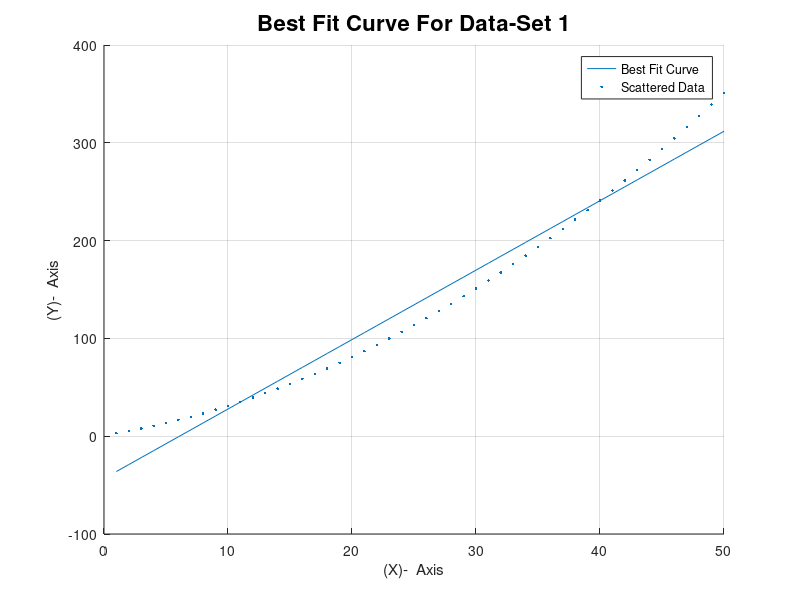
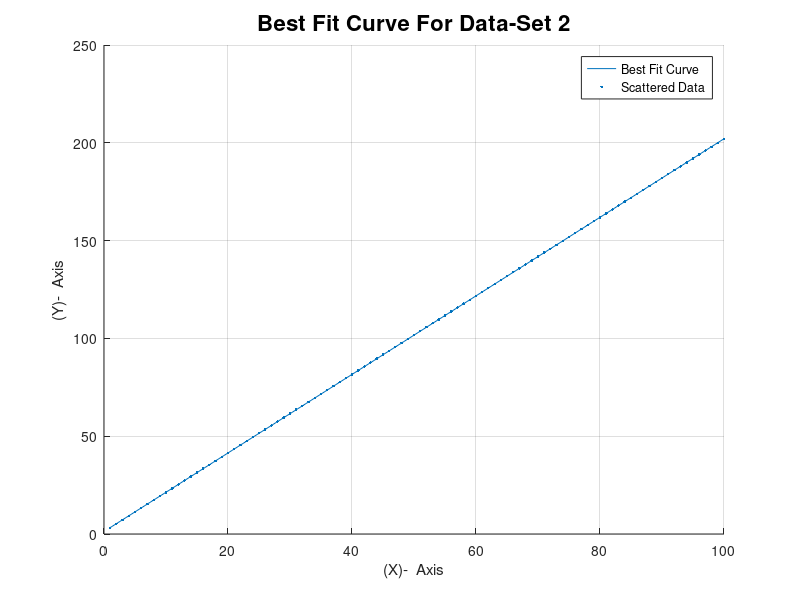
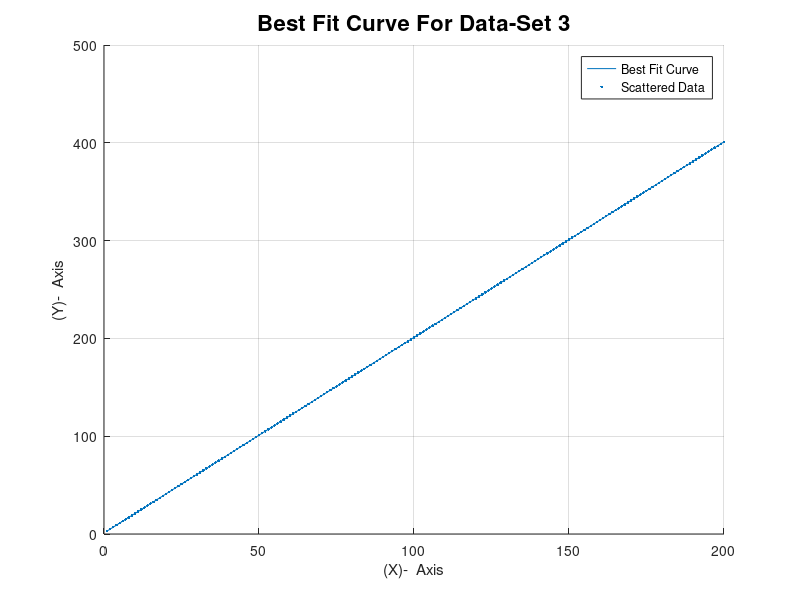

Write MATLAB code to recreate these figures, in order.

data_1 = dlmread('data1.txt');
x_1 = data_1(1 : 50, 1);
y_1 = data_1(1 : 50, 2);
p = polyfit(x_1, y_1, 1);

fig = figure();
hold
plot(x_1, (p(2) + x_1 * p(1)))
scatter(x_1, y_1, '.')
title('Best Fit Curve For Data-Set 1', "fontsize", 16)
xlabel('(X)-  Axis')
ylabel('(Y)-  Axis')
legend('Best Fit Curve', 'Scattered Data')
grid()


data_2 = dlmread('data2.txt');
x_2 = data_2(1 : 100, 1);
y_2 = data_2(1 : 100, 2);
p= polyfit(x_2, y_2, 1);

fig_1 = figure();
hold
plot(x_2, (p(2) + x_2 * p(1)))
scatter(x_2, y_2, '.')
title('Best Fit Curve For Data-Set 2', "fontsize", 16)
xlabel('(X)-  Axis')
ylabel('(Y)-  Axis')
legend('Best Fit Curve', 'Scattered Data')
grid()


data_3 = dlmread('data3.txt');
x_3 = data_3(1 : 200, 1);
y_3 = data_3(1 : 200, 2);
p = polyfit(x_3, y_3, 1);

fig_2 = figure();
hold
plot(x_3, (p(2) + x_3 * p(1)))
scatter(x_3, y_3, '.')
title('Best Fit Curve For Data-Set 3', "fontsize", 16)
xlabel('(X)-  Axis')
ylabel('(Y)-  Axis')
legend('Best Fit Curve', 'Scattered Data')
grid()
